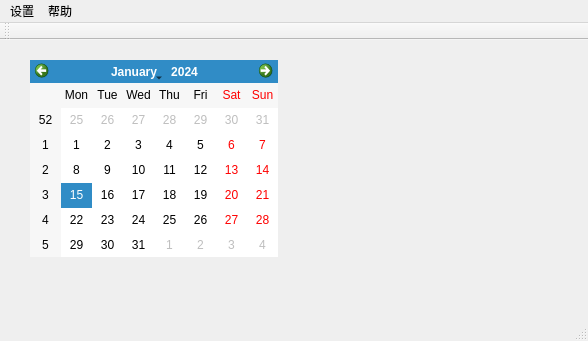
<?xml version="1.0" encoding="UTF-8"?>
<ui version="4.0">
 <class>MainWindow</class>
 <widget class="QMainWindow" name="MainWindow">
  <property name="geometry">
   <rect>
    <x>0</x>
    <y>0</y>
    <width>588</width>
    <height>341</height>
   </rect>
  </property>
  <property name="windowTitle">
   <string>MainWindow</string>
  </property>
  <property name="windowIcon">
   <iconset resource="title.qrc">
    <normaloff>:/favicon32.ico</normaloff>:/favicon32.ico</iconset>
  </property>
  <widget class="QWidget" name="centralWidget">
   <widget class="QCalendarWidget" name="calendarWidget">
    <property name="geometry">
     <rect>
      <x>30</x>
      <y>20</y>
      <width>248</width>
      <height>197</height>
     </rect>
    </property>
   </widget>
  </widget>
  <widget class="QMenuBar" name="menuBar">
   <property name="geometry">
    <rect>
     <x>0</x>
     <y>0</y>
     <width>588</width>
     <height>23</height>
    </rect>
   </property>
   <widget class="QMenu" name="menu">
    <property name="title">
     <string>设置</string>
    </property>
    <addaction name="actionTimeSet"/>
    <addaction name="actionShowTime"/>
   </widget>
   <widget class="QMenu" name="menu_2">
    <property name="title">
     <string>帮助</string>
    </property>
    <addaction name="actionAbout"/>
    <addaction name="actionModel"/>
   </widget>
   <addaction name="menu"/>
   <addaction name="menu_2"/>
  </widget>
  <widget class="QToolBar" name="mainToolBar">
   <attribute name="toolBarArea">
    <enum>TopToolBarArea</enum>
   </attribute>
   <attribute name="toolBarBreak">
    <bool>false</bool>
   </attribute>
  </widget>
  <widget class="QStatusBar" name="statusBar"/>
  <action name="actionTimeSet">
   <property name="checkable">
    <bool>true</bool>
   </property>
   <property name="text">
    <string>增加闹钟</string>
   </property>
   <property name="toolTip">
    <string>工具</string>
   </property>
  </action>
  <action name="actionAbout">
   <property name="text">
    <string>关于</string>
   </property>
  </action>
  <action name="actionShowTime">
   <property name="text">
    <string>显示所有闹钟</string>
   </property>
   <property name="toolTip">
    <string>显示配置的所有时间段</string>
   </property>
  </action>
  <action name="actionModel">
   <property name="text">
    <string>模拟弹窗效果</string>
   </property>
  </action>
 </widget>
 <layoutdefault spacing="6" margin="11"/>
 <resources>
  <include location="title.qrc"/>
 </resources>
 <connections/>
</ui>
